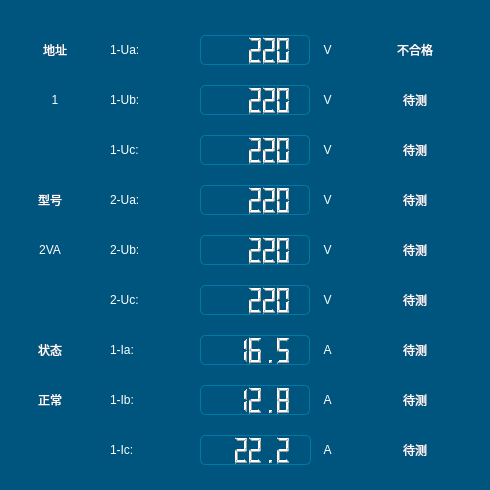
<?xml version="1.0" encoding="UTF-8"?>
<ui version="4.0">
 <class>NodeValue_PM</class>
 <widget class="QWidget" name="NodeValue_PM">
  <property name="geometry">
   <rect>
    <x>0</x>
    <y>0</y>
    <width>490</width>
    <height>490</height>
   </rect>
  </property>
  <property name="windowTitle">
   <string>Form</string>
  </property>
  <property name="styleSheet">
   <string notr="true">QWidget#NodeValue_PM{
background-color: rgb(0, 85, 127);
}
QToolButton{
font: 20pt &quot;宋体&quot;;
color: rgb(0, 101, 150);
border:2px solid rgb(0, 122, 165);
border-radius:10px;
background-color: rgb(255, 255, 255);
}
QToolButton:disabled{
font: 19pt &quot;宋体&quot;;
color: rgb(180, 180, 180);
border-color: rgb(180, 180, 180);
}
QGroupBox{
font: 20pt &quot;宋体&quot;;
color: rgb(0, 122, 165);
border:2px solid rgb(0, 122, 165);
border-radius:8px;
margin-top:22px;
}
QGroupBox:title{
subcontrol-origin: margin;
top:10px;
left: 10px;
}
QLabel{
font: 18pt &quot;宋体&quot;;
font: 18pt &quot;文泉驿等宽微米黑&quot;;
color: rgb(0, 122, 165);
color: rgb(255, 255, 255);
}
QLCDNumber{
font: 12pt &quot;宋体&quot;;
border:1px solid rgb(0, 122, 165);
color: rgb(255, 255, 255);
border-radius:5px;
}</string>
  </property>
  <widget class="QLabel" name="lb_2UbUnit">
   <property name="geometry">
    <rect>
     <x>315</x>
     <y>235</y>
     <width>25</width>
     <height>30</height>
    </rect>
   </property>
   <property name="text">
    <string>V</string>
   </property>
   <property name="alignment">
    <set>Qt::AlignCenter</set>
   </property>
  </widget>
  <widget class="QLCDNumber" name="lcd_1Ua">
   <property name="geometry">
    <rect>
     <x>200</x>
     <y>35</y>
     <width>110</width>
     <height>30</height>
    </rect>
   </property>
   <property name="intValue" stdset="0">
    <number>220</number>
   </property>
  </widget>
  <widget class="QLabel" name="lb_1IaUnit">
   <property name="geometry">
    <rect>
     <x>315</x>
     <y>335</y>
     <width>25</width>
     <height>30</height>
    </rect>
   </property>
   <property name="text">
    <string>A</string>
   </property>
   <property name="alignment">
    <set>Qt::AlignCenter</set>
   </property>
  </widget>
  <widget class="QLabel" name="lb_1Ib">
   <property name="geometry">
    <rect>
     <x>110</x>
     <y>385</y>
     <width>85</width>
     <height>30</height>
    </rect>
   </property>
   <property name="text">
    <string>1-Ib:</string>
   </property>
  </widget>
  <widget class="QLabel" name="lb_2UcUnit">
   <property name="geometry">
    <rect>
     <x>315</x>
     <y>285</y>
     <width>25</width>
     <height>30</height>
    </rect>
   </property>
   <property name="text">
    <string>V</string>
   </property>
   <property name="alignment">
    <set>Qt::AlignCenter</set>
   </property>
  </widget>
  <widget class="QLCDNumber" name="lcd_1Ib">
   <property name="geometry">
    <rect>
     <x>200</x>
     <y>385</y>
     <width>110</width>
     <height>30</height>
    </rect>
   </property>
   <property name="value" stdset="0">
    <double>12.800000000000001</double>
   </property>
  </widget>
  <widget class="QLabel" name="lb_1IcUnit">
   <property name="geometry">
    <rect>
     <x>315</x>
     <y>435</y>
     <width>25</width>
     <height>30</height>
    </rect>
   </property>
   <property name="text">
    <string>A</string>
   </property>
   <property name="alignment">
    <set>Qt::AlignCenter</set>
   </property>
  </widget>
  <widget class="QLabel" name="lb_1UcUnit">
   <property name="geometry">
    <rect>
     <x>315</x>
     <y>135</y>
     <width>25</width>
     <height>30</height>
    </rect>
   </property>
   <property name="text">
    <string>V</string>
   </property>
   <property name="alignment">
    <set>Qt::AlignCenter</set>
   </property>
  </widget>
  <widget class="QLabel" name="lb_2Uc">
   <property name="geometry">
    <rect>
     <x>110</x>
     <y>285</y>
     <width>85</width>
     <height>30</height>
    </rect>
   </property>
   <property name="text">
    <string>2-Uc:</string>
   </property>
  </widget>
  <widget class="QLabel" name="lb_1Ic">
   <property name="geometry">
    <rect>
     <x>110</x>
     <y>435</y>
     <width>85</width>
     <height>30</height>
    </rect>
   </property>
   <property name="text">
    <string>1-Ic:</string>
   </property>
  </widget>
  <widget class="QLabel" name="lbTypeValue">
   <property name="geometry">
    <rect>
     <x>10</x>
     <y>235</y>
     <width>80</width>
     <height>30</height>
    </rect>
   </property>
   <property name="text">
    <string>2VA</string>
   </property>
   <property name="alignment">
    <set>Qt::AlignCenter</set>
   </property>
  </widget>
  <widget class="QLabel" name="lb_1IbUnit">
   <property name="geometry">
    <rect>
     <x>315</x>
     <y>385</y>
     <width>25</width>
     <height>30</height>
    </rect>
   </property>
   <property name="text">
    <string>A</string>
   </property>
   <property name="alignment">
    <set>Qt::AlignCenter</set>
   </property>
  </widget>
  <widget class="QLCDNumber" name="lcd_1Ic">
   <property name="geometry">
    <rect>
     <x>200</x>
     <y>435</y>
     <width>111</width>
     <height>30</height>
    </rect>
   </property>
   <property name="value" stdset="0">
    <double>22.199999999999999</double>
   </property>
  </widget>
  <widget class="QLabel" name="lbStateValue">
   <property name="geometry">
    <rect>
     <x>10</x>
     <y>385</y>
     <width>80</width>
     <height>30</height>
    </rect>
   </property>
   <property name="text">
    <string>正常</string>
   </property>
   <property name="alignment">
    <set>Qt::AlignCenter</set>
   </property>
  </widget>
  <widget class="QLCDNumber" name="lcd_1Uc">
   <property name="geometry">
    <rect>
     <x>200</x>
     <y>135</y>
     <width>110</width>
     <height>30</height>
    </rect>
   </property>
   <property name="intValue" stdset="0">
    <number>220</number>
   </property>
  </widget>
  <widget class="QLabel" name="lb_1Ub">
   <property name="geometry">
    <rect>
     <x>110</x>
     <y>85</y>
     <width>85</width>
     <height>30</height>
    </rect>
   </property>
   <property name="text">
    <string>1-Ub:</string>
   </property>
  </widget>
  <widget class="QLabel" name="lbState">
   <property name="geometry">
    <rect>
     <x>10</x>
     <y>335</y>
     <width>80</width>
     <height>30</height>
    </rect>
   </property>
   <property name="text">
    <string>状态</string>
   </property>
   <property name="alignment">
    <set>Qt::AlignCenter</set>
   </property>
  </widget>
  <widget class="QLabel" name="lb_1UaUnit">
   <property name="geometry">
    <rect>
     <x>315</x>
     <y>35</y>
     <width>25</width>
     <height>30</height>
    </rect>
   </property>
   <property name="text">
    <string>V</string>
   </property>
   <property name="alignment">
    <set>Qt::AlignCenter</set>
   </property>
  </widget>
  <widget class="QLabel" name="lb_2Ua">
   <property name="geometry">
    <rect>
     <x>110</x>
     <y>185</y>
     <width>85</width>
     <height>30</height>
    </rect>
   </property>
   <property name="text">
    <string>2-Ua:</string>
   </property>
  </widget>
  <widget class="QLCDNumber" name="lcd_2Ub">
   <property name="geometry">
    <rect>
     <x>200</x>
     <y>235</y>
     <width>110</width>
     <height>30</height>
    </rect>
   </property>
   <property name="intValue" stdset="0">
    <number>220</number>
   </property>
  </widget>
  <widget class="QLCDNumber" name="lcd_1Ia">
   <property name="geometry">
    <rect>
     <x>200</x>
     <y>335</y>
     <width>110</width>
     <height>30</height>
    </rect>
   </property>
   <property name="value" stdset="0">
    <double>16.500000000000000</double>
   </property>
  </widget>
  <widget class="QLabel" name="lb_2UaUnit">
   <property name="geometry">
    <rect>
     <x>315</x>
     <y>185</y>
     <width>25</width>
     <height>30</height>
    </rect>
   </property>
   <property name="text">
    <string>V</string>
   </property>
   <property name="alignment">
    <set>Qt::AlignCenter</set>
   </property>
  </widget>
  <widget class="QLabel" name="lbType">
   <property name="geometry">
    <rect>
     <x>10</x>
     <y>185</y>
     <width>80</width>
     <height>30</height>
    </rect>
   </property>
   <property name="text">
    <string>型号</string>
   </property>
   <property name="alignment">
    <set>Qt::AlignCenter</set>
   </property>
  </widget>
  <widget class="QLCDNumber" name="lcd_2Uc">
   <property name="geometry">
    <rect>
     <x>200</x>
     <y>285</y>
     <width>110</width>
     <height>30</height>
    </rect>
   </property>
   <property name="intValue" stdset="0">
    <number>220</number>
   </property>
  </widget>
  <widget class="QLabel" name="lb_1Ua">
   <property name="geometry">
    <rect>
     <x>110</x>
     <y>35</y>
     <width>85</width>
     <height>30</height>
    </rect>
   </property>
   <property name="text">
    <string>1-Ua:</string>
   </property>
  </widget>
  <widget class="QLCDNumber" name="lcd_1Ub">
   <property name="geometry">
    <rect>
     <x>200</x>
     <y>85</y>
     <width>110</width>
     <height>30</height>
    </rect>
   </property>
   <property name="intValue" stdset="0">
    <number>220</number>
   </property>
  </widget>
  <widget class="QLabel" name="lb_1Ia">
   <property name="geometry">
    <rect>
     <x>110</x>
     <y>335</y>
     <width>85</width>
     <height>30</height>
    </rect>
   </property>
   <property name="text">
    <string>1-Ia:</string>
   </property>
  </widget>
  <widget class="QLabel" name="lb_1UbUnit">
   <property name="geometry">
    <rect>
     <x>315</x>
     <y>85</y>
     <width>25</width>
     <height>30</height>
    </rect>
   </property>
   <property name="text">
    <string>V</string>
   </property>
   <property name="alignment">
    <set>Qt::AlignCenter</set>
   </property>
  </widget>
  <widget class="QLabel" name="lb_1Uc">
   <property name="geometry">
    <rect>
     <x>110</x>
     <y>135</y>
     <width>85</width>
     <height>30</height>
    </rect>
   </property>
   <property name="text">
    <string>1-Uc:</string>
   </property>
  </widget>
  <widget class="QLabel" name="lb_2Ub">
   <property name="geometry">
    <rect>
     <x>110</x>
     <y>235</y>
     <width>85</width>
     <height>30</height>
    </rect>
   </property>
   <property name="text">
    <string>2-Ub:</string>
   </property>
  </widget>
  <widget class="QLCDNumber" name="lcd_2Ua">
   <property name="geometry">
    <rect>
     <x>200</x>
     <y>185</y>
     <width>110</width>
     <height>30</height>
    </rect>
   </property>
   <property name="intValue" stdset="0">
    <number>220</number>
   </property>
  </widget>
  <widget class="QLabel" name="lb_result_1">
   <property name="geometry">
    <rect>
     <x>370</x>
     <y>35</y>
     <width>90</width>
     <height>30</height>
    </rect>
   </property>
   <property name="text">
    <string>不合格</string>
   </property>
   <property name="alignment">
    <set>Qt::AlignCenter</set>
   </property>
  </widget>
  <widget class="QLabel" name="lb_result_2">
   <property name="geometry">
    <rect>
     <x>370</x>
     <y>85</y>
     <width>90</width>
     <height>30</height>
    </rect>
   </property>
   <property name="text">
    <string>待测</string>
   </property>
   <property name="alignment">
    <set>Qt::AlignCenter</set>
   </property>
  </widget>
  <widget class="QLabel" name="lb_result_3">
   <property name="geometry">
    <rect>
     <x>370</x>
     <y>135</y>
     <width>90</width>
     <height>30</height>
    </rect>
   </property>
   <property name="text">
    <string>待测</string>
   </property>
   <property name="alignment">
    <set>Qt::AlignCenter</set>
   </property>
  </widget>
  <widget class="QLabel" name="lb_result_4">
   <property name="geometry">
    <rect>
     <x>370</x>
     <y>185</y>
     <width>90</width>
     <height>30</height>
    </rect>
   </property>
   <property name="text">
    <string>待测</string>
   </property>
   <property name="alignment">
    <set>Qt::AlignCenter</set>
   </property>
  </widget>
  <widget class="QLabel" name="lb_result_5">
   <property name="geometry">
    <rect>
     <x>370</x>
     <y>235</y>
     <width>90</width>
     <height>30</height>
    </rect>
   </property>
   <property name="text">
    <string>待测</string>
   </property>
   <property name="alignment">
    <set>Qt::AlignCenter</set>
   </property>
  </widget>
  <widget class="QLabel" name="lb_result_6">
   <property name="geometry">
    <rect>
     <x>370</x>
     <y>285</y>
     <width>90</width>
     <height>30</height>
    </rect>
   </property>
   <property name="text">
    <string>待测</string>
   </property>
   <property name="alignment">
    <set>Qt::AlignCenter</set>
   </property>
  </widget>
  <widget class="QLabel" name="lb_result_7">
   <property name="geometry">
    <rect>
     <x>370</x>
     <y>335</y>
     <width>90</width>
     <height>30</height>
    </rect>
   </property>
   <property name="text">
    <string>待测</string>
   </property>
   <property name="alignment">
    <set>Qt::AlignCenter</set>
   </property>
  </widget>
  <widget class="QLabel" name="lb_result_8">
   <property name="geometry">
    <rect>
     <x>370</x>
     <y>385</y>
     <width>90</width>
     <height>30</height>
    </rect>
   </property>
   <property name="text">
    <string>待测</string>
   </property>
   <property name="alignment">
    <set>Qt::AlignCenter</set>
   </property>
  </widget>
  <widget class="QLabel" name="lb_result_9">
   <property name="geometry">
    <rect>
     <x>370</x>
     <y>435</y>
     <width>90</width>
     <height>30</height>
    </rect>
   </property>
   <property name="text">
    <string>待测</string>
   </property>
   <property name="alignment">
    <set>Qt::AlignCenter</set>
   </property>
  </widget>
  <widget class="QLabel" name="lbType_2">
   <property name="geometry">
    <rect>
     <x>15</x>
     <y>35</y>
     <width>80</width>
     <height>30</height>
    </rect>
   </property>
   <property name="text">
    <string>地址</string>
   </property>
   <property name="alignment">
    <set>Qt::AlignCenter</set>
   </property>
  </widget>
  <widget class="QLabel" name="lbAddr">
   <property name="geometry">
    <rect>
     <x>15</x>
     <y>85</y>
     <width>80</width>
     <height>30</height>
    </rect>
   </property>
   <property name="text">
    <string>1</string>
   </property>
   <property name="alignment">
    <set>Qt::AlignCenter</set>
   </property>
  </widget>
 </widget>
 <resources/>
 <connections/>
</ui>
